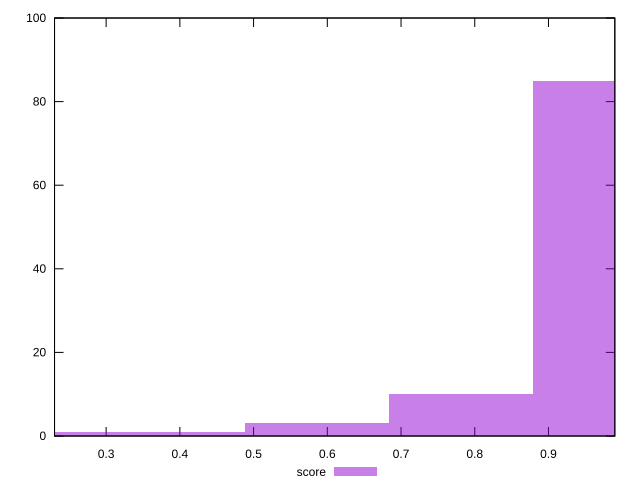

Recreate this plot in gnuplot.
reset

$score <<EOF
0.19520750792462951 1
0.9760375396231475 85
0.7808300316985181 10
0.5856225237738886 3
0.39041501584925903 1
EOF

set key outside below
set boxwidth 0.19520750792462951
set xrange [0.23:0.99]
set yrange [0:100]
set trange [0:100]
set style fill transparent solid 0.5 noborder
set terminal svg size 640, 490 enhanced background rgb 'white'
set output "report_00013_2021-02-09T12-04-24.940Z/speed-index/samples/pages+cached+noadtech/score/histogram.svg"

plot $score title "score" with boxes

reset
